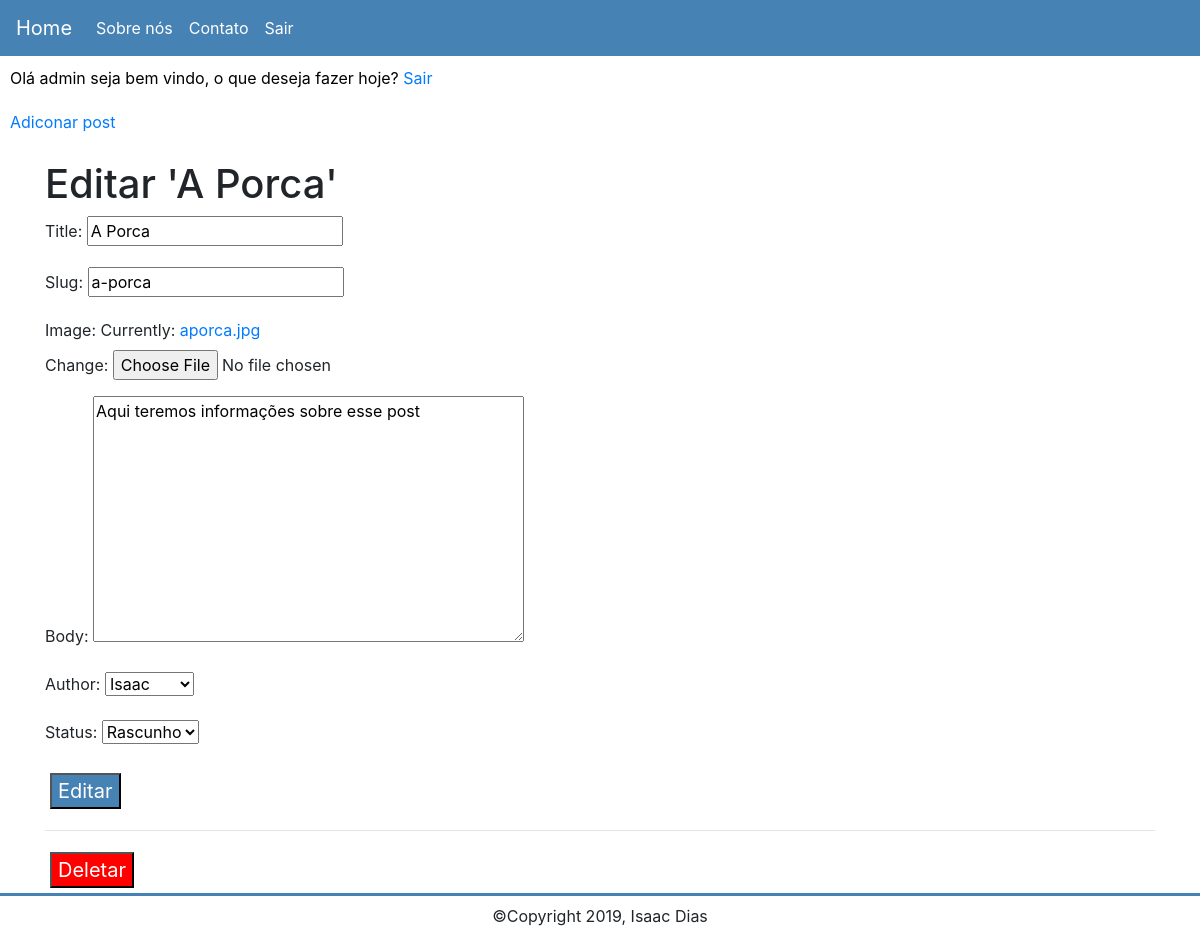
The app's page /editar/31/ (signed in) with its own data.
### blog/models.py (models this page shows, shortened)
class Post(models.Model):
    STATUS = (
        ('active', 'Ativo'),
        ('draft', 'Rascunho')
    )
    title = models.CharField(max_length=200)
    body = models.TextField()
    image = models.FileField(upload_to = '', null=True, blank= True)
    author = models.ForeignKey(User, on_delete=models.CASCADE)
    slug= models.SlugField()
    created_at = models.DateField(auto_now_add=True)
    updated_at = models.DateField(auto_now=True)
    status = models.CharField(max_length=15, choices=STATUS)

### blog/views.py (the view)
# urls.py: path('editar/<int:id>/', views.post_update, name='post_update'),
@login_required
def post_update(request, id):
    post = get_object_or_404(Post, pk=id)
    form = PostForm(instance=post)
    if(request.method == 'POST'):
        form = PostForm(request.POST, request.FILES, instance=post)
        if(form.is_valid()):
            post.save()
            return redirect('blog:post_list')
        else:
            return render(request, 'blog/edit_post.html', {'form': form, 'post': post})
    elif(request.method == 'GET'):
        return render(request, 'blog/edit_post.html', {'form': form, 'post': post})

### blog/forms.py
class PostForm(ModelForm):
    image = forms.ImageField()
    class Meta:
        model = Post
        fields = ['title', 'slug', 'image', 'body', 'author', 'status']

### blog/templates/blog/edit_post.html (shortened to what this page needs)
{% extends 'blog/base.html' %}
{% block content %}
	<div class="container">
		<h1>Editar '{{post.title}}'</h1>
		<div>
            <form action="." method="POST" enctype='multipart/form-data'>
                {{ form.as_p }}
                <input class="edit-post" type="submit" class="btn btn-default" value="Editar">
            </form>
        </div>
        <hr>
        <form action="{% url 'blog:post_delete' post.id %}" method="POST" enctype='multipart/form-data'>
                <input class="delete-post" type="submit" class="btn btn-default" value="Deletar">
        </form>
	</div>
{% endblock %}

### blog/templates/blog/base.html (shortened to what this page needs)
{% load static %}
<!DOCTYPE html>
<html lang="en">
<head>
    <link rel="stylesheet" href="https://maxcdn.bootstrapcdn.com/bootstrap/4.0.0/css/bootstrap.min.css"
>
    <link rel="stylesheet" href="{% static 'css/styles.css' %}">
</head>
<body>
    <nav class="navbar navbar-expand-lg navbar-light">
        <a class="navbar-brand" href="{% url 'blog:post_list' %}">Home</a>
        <div class="collapse navbar-collapse" id="navbarNav">
            <ul class="navbar-nav">
                <li class="nav-item">
                    <a class="nav-link" href="{% url 'blog:about' %}">Sobre nós</a>
                </li>
                <li class="nav-item">
                    <a class="nav-link" href="{% url 'blog:contact' %}">Contato</a>
                </li>
                {% if user.is_authenticated %}
                <li class="nav-item">
                    <a class="nav-link" href="{% url 'logout' %}">Sair</a>
                </li>
                {% endif %}
            </ul>
        </div>
    </nav>
    <div class="row">
        {% if user.is_authenticated %}
        <p class="logged-in-p">
            Olá {{user.username}} seja bem vindo, o que deseja fazer hoje?
            <span class="sair"><a href="{% url 'logout' %}">Sair</a></span>
        </p>
        <div class="submenu-auth">
            <span><a href="{% url 'blog:post_create' %}">Adiconar post</a></span>
        </div>
        {% endif %}
        {% block content %}
        {% endblock %}
    </div>
<footer>
    <span class="copy">&copy;Copyright 2019, Isaac Dias</span>
</footer>
</body>
</html>

### blog/static/css/styles.css (style rules this page uses)
.row { margin-left: 0; margin-right: 0; }
.navbar { background-color: #4682B4; }
.navbar .navbar-brand { color: #FFF; }
.navbar .nav-item .nav-link { color: #FFF; transition: .5s; }
.submenu-auth { background-color: #FFF; position: relative; top: -16px; width: 100%; padding: 10px; }
.logged-in-p { color: #000000; padding: 10PX; width: 100%; }
body footer { height: 50px; position: relative; border-top: 3px solid #4682B4; }
footer .copy { position: absolute; bottom: 15px; margin: auto; width: 100%; text-align: center; }
.edit-post { background-color: #4682B4; color: #FFF; cursor: pointer; margin: 5px; font-size: 20px; }
.delete-post { background-color: #ff0000; color: #FFF; cursor: pointer; margin: 5px; font-size: 20px; }

### records on screen
Post: title "A Porca", slug "a-porca", body "Aqui teremos informações sobre esse post", author "Isaac", status "Rascunho"

### other values on screen
{{ user.username }} "admin"
